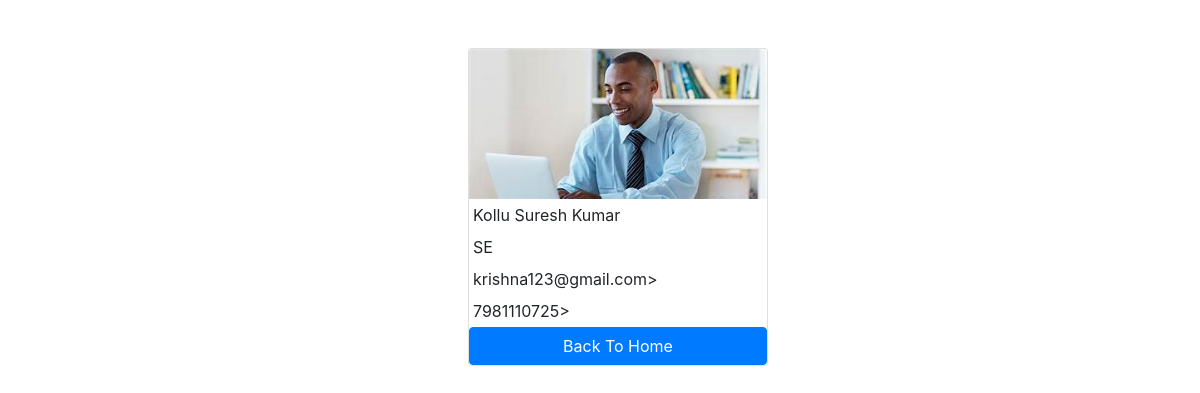
The page /employees/4/ on the database its author committed.
### salary/models.py (models this page shows, shortened)
class Employee(models.Model):
    first_name=models.CharField(max_length=100)
    last_name=models.CharField(max_length=100)
    photo=models.ImageField(upload_to='images')
    designation=models.CharField(max_length=100)
    email_address=models.EmailField(max_length=100,unique=True)
    phone_number=models.CharField(max_length=10,blank=True)

### salary/views.py (the view)
# urls.py: path('<int:pk>/',views.employee_detail,name='employee_detail'),
def employee_detail(request,pk):
    employee=get_object_or_404(Employee,pk=pk)
    context={
        'employee':employee,
    }
    return render(request,'employee_detail.html',context)

### templates/employee_detail.html (shortened to what this page needs)
<!DOCTYPE html>
<html lang="en">
<head>
    <link rel="stylesheet" href="https://cdn.jsdelivr.net/npm/bootstrap@4.6.2/dist/css/bootstrap.min.css">
</head>
<body>
    <div class="container m-5">
        <div class="card mx-auto" style="width: 300px">
            <img src="{{employee.photo.url}}" class="card-img-top" alt="">
         <p class="card-text m-1">{{employee.first_name}} {{employee.last_name}}</p>
         <p class="card-text m-1">{{employee.designation}}</p>
         <p class="card-text m-1">{{employee.email_address}}></p>
         <p class="card-text m-1">{{employee.phone_number}}></p>
         <a href="{% url "home" %}" class="btn btn-primary">Back To Home</a>
        </div>
    </div>
</body>
</html>

### rows shown on the page
Employee: photo (picture), first_name "Kollu", last_name "Suresh Kumar", designation "SE", email_address "krishna123@gmail.com", phone_number "7981110725"
